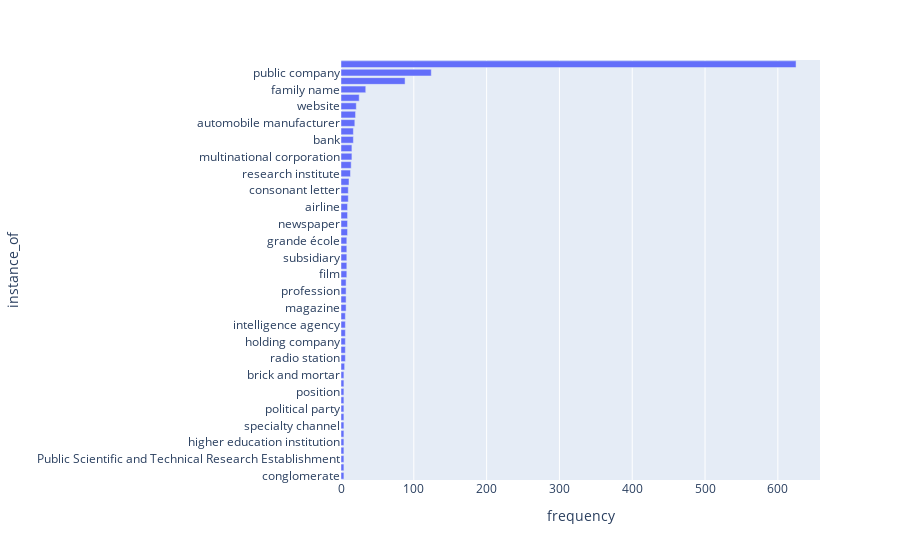

Here is the notebook cell this chart was saved with:
### Code cell
test = test.groupby('instance_of')['frequency'].count().reset_index().sort_values('frequency', ascending=True)

import plotly.express as px
fig = px.bar(test.tail(50), x='frequency', y='instance_of', height = 1000)
fig

### Figure 1 — Plotly figure (JSON) as saved in the notebook; plotly's stock layout.template omitted (floating-point values rounded to 4 significant figures)
{"data": [{"alignmentgroup": "True", "hovertemplate": "frequency=%{x}<br>instance_of=%{y}<extra></extra>", "legendgroup": "", "marker": {"color": "#636efa"}, "name": "", "offsetgroup": "", "orientation": "h", "showlegend": false, "textposition": "auto", "type": "bar", "x": [4, 4, 4, 4, 4, 4, 4, 4, 4, 4, 4, 4, 4, 5, 6, 6, 6, 6, 6, 6, 7, 7, 7, 7, 8, 8, 8, 8, 8, 9, 9, 9, 9, 10, 10, 11, 13, 14, 15, 15, 17, 17, 19, 20, 21, 25, 34, 88, 124, 625], "xaxis": "x", "y": ["conglomerate", "law firm", "Public Scientific and Technical Research Establishment", "animation studio", "higher education institution", "consulting company", "specialty channel", "credit institution", "political party", "academic journal", "position", "publisher", "brick and mortar", "commune of France", "radio station", "government agency", "holding company", "software", "intelligence agency", "engineering school", "magazine", "university in France", "profession", "private university", "film", "company", "subsidiary", "brand", "grande école", "venture capital firm", "newspaper", "intergovernmental organization", "airline", "fictional human", "consonant letter", "daily newspaper", "research institute", "nonprofit organization", "multinational corporation", "university", "bank", "female given name", "automobile manufacturer", "male given name", "website", "organization", "family name", "business", "public company", "human"], "yaxis": "y"}], "layout": {"autosize": true, "barmode": "relative", "legend": {"tracegroupgap": 0}, "margin": {"t": 60}, "xaxis": {"anchor": "y", "autorange": true, "domain": [0, 1], "range": [0, 657.9], "title": {"text": "frequency"}, "type": "linear"}, "yaxis": {"anchor": "x", "autorange": true, "domain": [0, 1], "range": [-0.5, 49.5], "title": {"text": "instance_of"}, "type": "category"}}}
